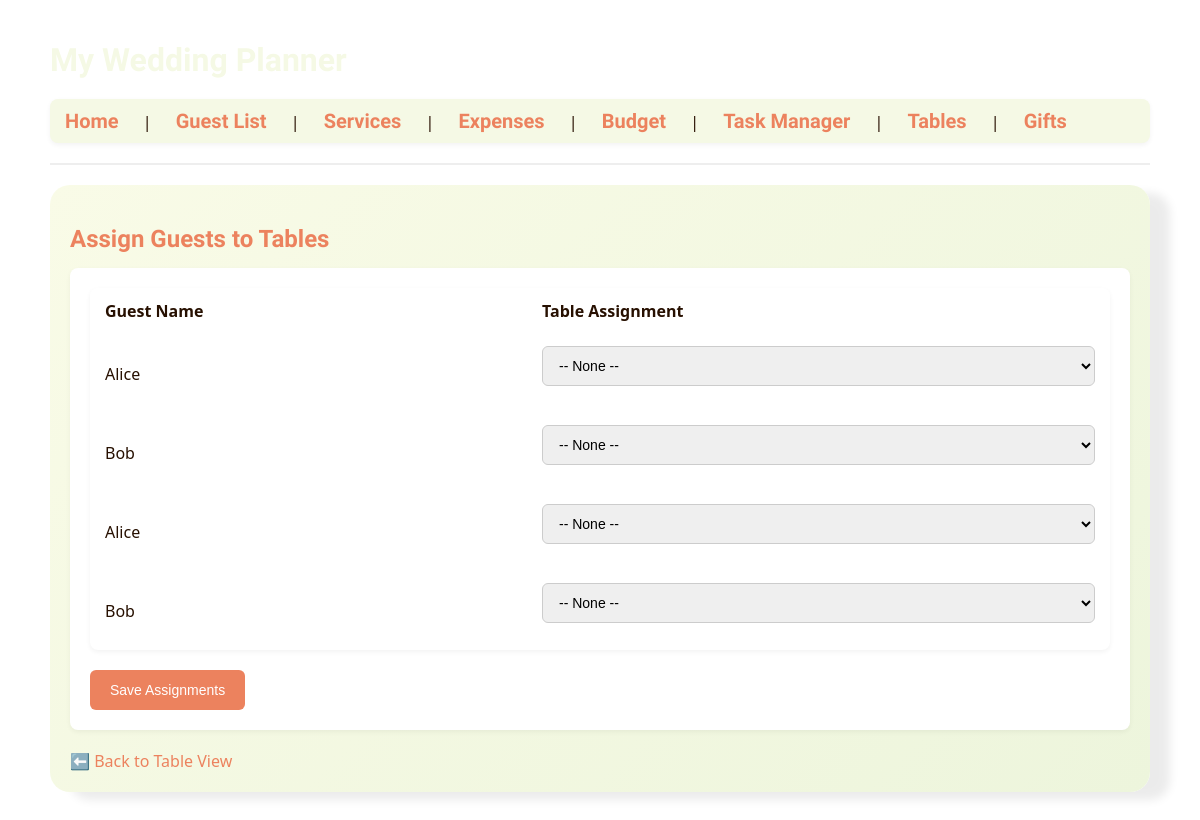
Page /assign_tables on the earlier database version.
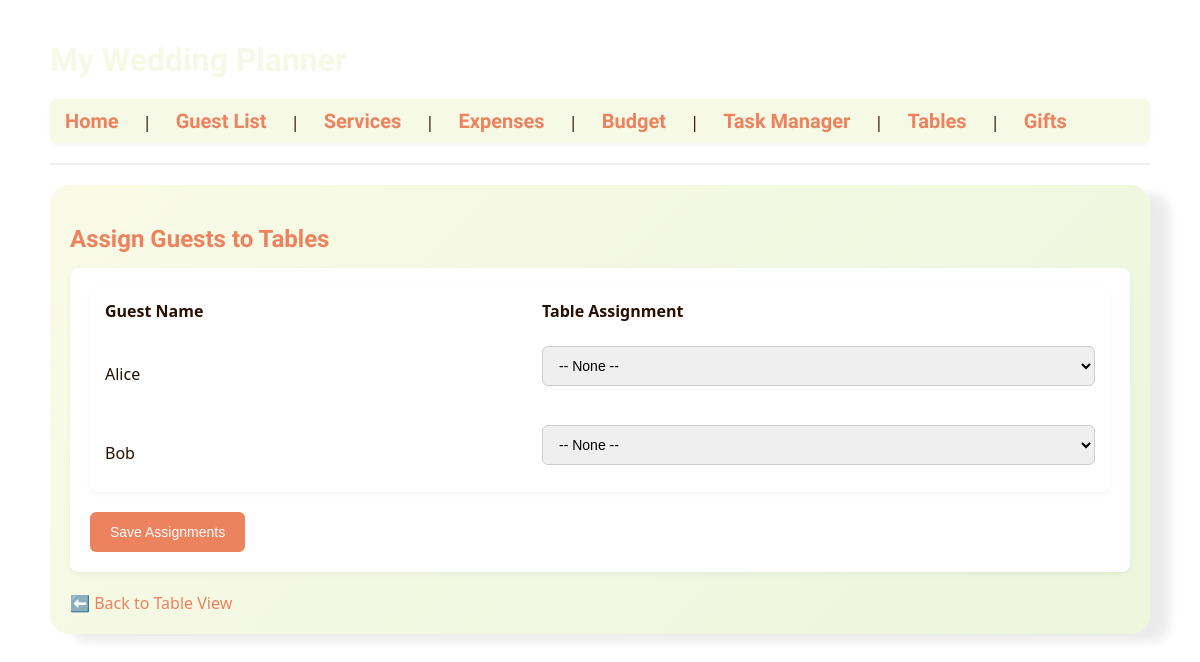
Same page on the later database version.
### tables this page shows
CREATE TABLE guests (
        id INTEGER PRIMARY KEY AUTOINCREMENT,
        name TEXT,
        rsvp TEXT,
        dietary TEXT,
        plus_ones INTEGER,
        kids INTEGER,
        hotel INTEGER,
        phone TEXT,
        table_number INTEGER,
        gift_amount REAL
    , table_assignment INTEGER);

### app.py (the view, shortened to what this page needs)
@app.route('/assign_tables', methods=['GET', 'POST'])
def assign_tables():
    conn = get_db_connection()
    guests = conn.execute('SELECT * FROM guests').fetchall()
    config = conn.execute('SELECT * FROM tables_config WHERE id=1').fetchone()
    conn.close()
    num_tables = config['num_tables']
    return render_template('assign_tables.html', guests=guests, num_tables=num_tables)

### app.py (called while the page is built)
def get_db_connection():
    conn = sqlite3.connect(DB_PATH)
    conn.row_factory = sqlite3.Row
    return conn

### templates/assign_tables.html (shortened to what this page needs)
{% extends 'layout.html' %}
{% block content %}
<div class="content-box">
  <h2>Assign Guests to Tables</h2>
  <form method="post">
    <table>
      <tr>
        <th>Guest Name</th>
        <th>Table Assignment</th>
      </tr>
      {% for guest in guests %}
      <tr>
        <td>{{ guest.name }}</td>
        <td>
          <select name="table_{{ guest.id }}">
            <option value="">-- None --</option>
          </select>
        </td>
      </tr>
      {% endfor %}
    </table>
    <button type="submit">Save Assignments</button>
  </form>
  <a href="{{ url_for('tables_view') }}">⬅️ Back to Table View</a>
</div>
{% endblock %}

Differences in the rows shown:
removed guests: name "Alice"
removed guests: name "Bob"
